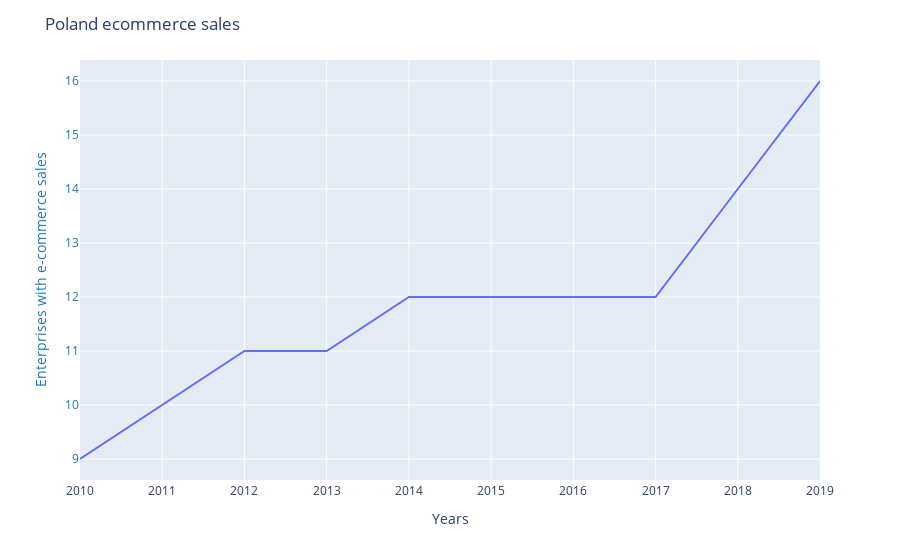

Source (notebook cell):
### Code cell
import plotly.express as px
fig1 = go.Figure()


fig1 = px.line(ecommerce_sales_df_poland, x="TIME", y="Value")
fig1.update_layout(
    title="Poland ecommerce sales",
    yaxis=dict(
        title="Enterprises with e-commerce sales",
        titlefont=dict(
            color="#1f77b4"
        ),
        tickfont=dict(
            color="#1f77b4"
        ),
        side="left",
        overlaying="y"
    ),
    xaxis = dict(
      title = 'Years',
      showgrid = True,
      zeroline = True,
      showline = True,
      showticklabels = True,
      gridwidth = 1
   ),
)
fig1.show()

### Figure 1 — Plotly figure (JSON) as saved in the notebook; plotly's stock layout.template omitted (floating-point values rounded to 4 significant figures)
{"data": [{"hovertemplate": "TIME=%{x}<br>Value=%{y}<extra></extra>", "legendgroup": "", "line": {"color": "#636efa", "dash": "solid"}, "mode": "lines", "name": "", "orientation": "h", "showlegend": false, "type": "scatter", "x": [2010, 2011, 2012, 2013, 2014, 2015, 2016, 2017, 2018, 2019], "xaxis": "x", "y": ["9", "10", "11", "11", "12", "12", "12", "12", "14", "16"], "yaxis": "y"}], "layout": {"legend": {"tracegroupgap": 0}, "margin": {"t": 60}, "title": {"text": "Poland ecommerce sales"}, "xaxis": {"anchor": "y", "domain": [0, 1], "gridwidth": 1, "showgrid": true, "showline": true, "showticklabels": true, "title": {"text": "Years"}, "zeroline": true}, "yaxis": {"anchor": "x", "domain": [0, 1], "overlaying": "y", "side": "left", "tickfont": {"color": "#1f77b4"}, "title": {"font": {"color": "#1f77b4"}, "text": "Enterprises with e-commerce sales"}}}}
